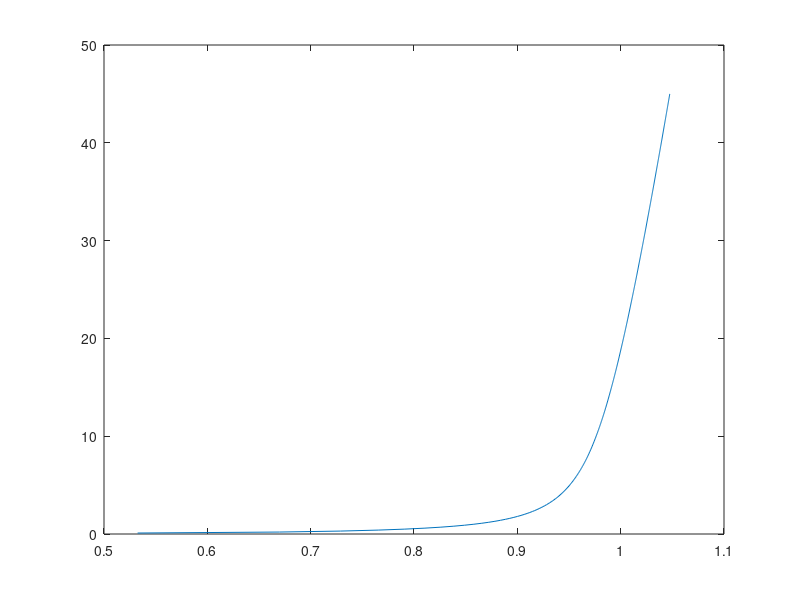

The MATLAB script that drew this image:
function outXpL = XWLC(F, P, S, kT, method)
%Writes

if nargin < 5 || isempty(method)
    method = 3; %method 1: classic, 2: what phage used, 3: wikipedia
end

if nargin < 4 || isempty(kT)
    kT = 4.14;
end
if nargin < 3 || isempty(S)
    S = 700;
end
if nargin < 2 || isempty(P)
    P = 50;
end
if nargin < 1 || isempty(F)
    F = 0.1:0.1:45;
    testplot=1;
end


switch method
    case 2 %phage, legacy
        % Simplification Variables
        a = -4*(F*P/kT-0.75);
        b = 4;
        m = 2*sqrt(-a/3);
        q = acos(3*b./(m.*a));
        sgn = 2*(a <= 0)-1; %accounts for change of sign and uses correct soln (YRC 10/06)
        outXpL = 1+F./S+1./(m.*cos(q/3+sgn*2*pi/3));
%         % at some point, they wanted this to output K*L; saved here (comment)
%         k = kT/P*(0.5./(1-outXpL+F/S).^3+1)./(1+kT/P/S*(0.5./(1-outXpL+F/S).^3+1));
%         outXpL = k;
    case 3 %wikipedia
        %Simplification var.s
        C1 = F*P/kT;
        C2 = exp(nthroot(900./C1,4));
        outXpL = 4/3 ...
            + -4./(3.*sqrt(C1+1)) ...
            + -10*C2 ./sqrt(C1) ./(C2-1).^2 ...
            + C1.^1.62 ./ (3.55+ 3.8* C1.^2.2) ...
            + F./S;
    otherwise %pure theory
        outXpL = 1-.5*(kT./F/P).^.5 + F/S;
end

if testplot
    figure('Name', sprintf('XWLC %dnm %dpN', P, S));
    plot(outXpL,0.1:0.1:45)
end
end
